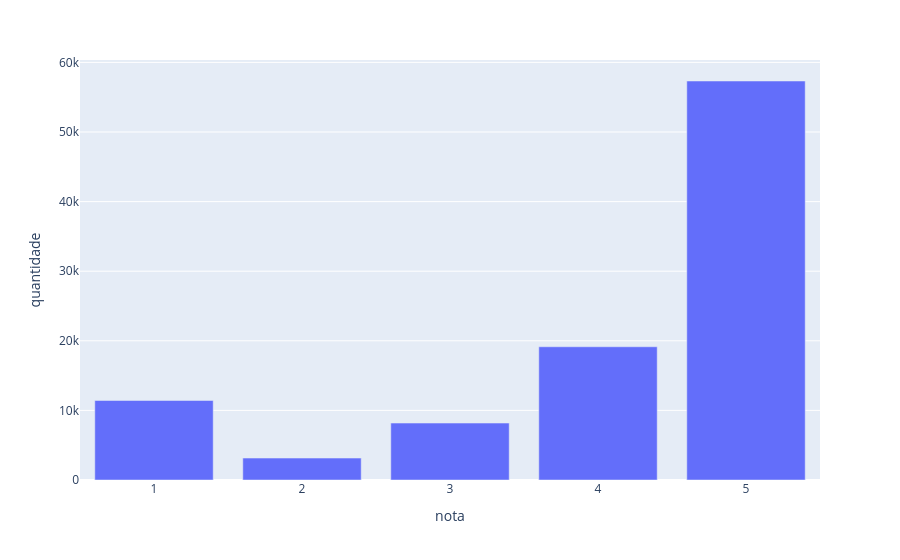

Notebook cell for this chart:
### Markdown cell above
## Distribuição de notas de avaliação

### Code cell
reviews = pd.read_sql("SELECT review_score FROM dw.fact_reviews WHERE review_score IS NOT NULL", engine)
counts = reviews["review_score"].value_counts().sort_index().reset_index()
counts.columns = ["nota", "quantidade"]
px.bar(counts, x="nota", y="quantidade")

### Figure 1 — Plotly figure (JSON) as saved in the notebook; plotly's stock layout.template omitted (floating-point values rounded to 4 significant figures)
{"data": [{"hovertemplate": "nota=%{x}<br>quantidade=%{y}<extra></extra>", "legendgroup": "", "marker": {"color": "#636efa", "pattern": {"shape": ""}}, "name": "", "orientation": "v", "showlegend": false, "textposition": "auto", "type": "bar", "x": [1, 2, 3, 4, 5], "xaxis": "x", "y": [11424, 3151, 8179, 19142, 57328], "yaxis": "y"}], "layout": {"barmode": "relative", "legend": {"tracegroupgap": 0}, "margin": {"t": 60}, "xaxis": {"anchor": "y", "domain": [0, 1], "title": {"text": "nota"}}, "yaxis": {"anchor": "x", "domain": [0, 1], "title": {"text": "quantidade"}}}}
